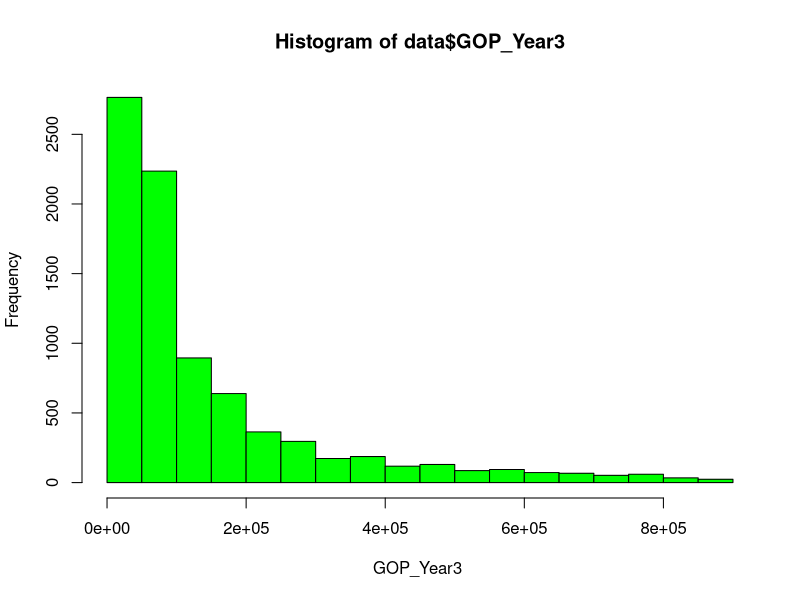

Generate this figure with R:

library("openxlsx")
library("ggplot2")
library("dplyr")
library("combinat")  
setwd("C://Users//Sudeshna Kundu")
print(getwd())
data<-read.csv("SA1_Group_1.csv")

#==================================== Confidence Interval ========================================

print(mean(data$GOP_Year3))
print(sd(data$GOP_Year3))

# Since Standard deviation is greater than mean and,
# Also, from the Histogram we can say the data is highly right-skewed
# Removing the out-lier, Any GOP_Year3 which is blank or is not an outlier, we are removing the outliers by IQR. 
# Within this range of data Stand deviation is lesser than mean, and distribution is not skewed much.

Q3 = quantile(data$GOP_Year3, prob=0.75)
Q1 = quantile(data$GOP_Year3, prob=0.25)
IQR = Q3-Q1
LL = Q1-1.5*IQR
UL = Q3+1.5*IQR
data<-data[!is.na(data$GOP_Year3) & data$GOP_Year3!=0 & (data$GOP_Year3>=LL & data$GOP_Year3<=UL),]
hist(data$GOP_Year3, xlab = "GOP_Year3 ",
     col = "green", border = "black")
print(mean(data$GOP_Year3))
print(sd(data$GOP_Year3))
print(nrow(data))

error = qt(0.975,df=nrow(data)-1)*sd(data$GOP_Year3)/sqrt(nrow(data))

LL_CI_GOP = mean(data$GOP_Year3)-error
print(LL_CI_GOP)

UL_CI_GOP = mean(data$GOP_Year3)+error
print(UL_CI_GOP)


#==================================== Defining Performance Measures ==============================

# The two different performance measures are :
# 1. Asset Allocation Ratio = (GOP_Yr1 + GOP_Yr2 + GOP_Yr3)/NET_Yr3
# 2. Productivity = GOP_Yr3 / Total employees

data$AR <- (data$GOP_Year1 + data$GOP_Year2 + data$GOP_Year3)/data$NET_Year3
data$AR[data$NET_Year3 == 0] <- 0
data$AR[is.na(data$AR)] <- 0


data$Productivity <- data$GOP_Year3/data$EMP_TOTAL
data$Productivity[data$EMP_TOTAL == 0] <- 0
data$Productivity[is.na(data$Productivity)] <- 0


#=========================== 99% Confidence Interval for Measures ================================

LL_CI_AR = mean(data$AR)-qnorm(0.005, lower.tail=FALSE)*sd(data$AR)/sqrt(nrow(data))
print(LL_CI_AR)
UL_CI_AR = mean(data$AR)+qnorm(0.005, lower.tail=FALSE)*sd(data$AR)/sqrt(nrow(data))
print(UL_CI_AR)


LL_CI_Productivity = mean(data$Productivity)-qnorm(0.005, lower.tail=FALSE)*sd(data$Productivity)/sqrt(nrow(data))
print(LL_CI_Productivity)
UL_CI_Productivity = mean(data$Productivity)+qnorm(0.005, lower.tail=FALSE)*sd(data$Productivity)/sqrt(nrow(data))
print(UL_CI_Productivity)


#============================ SSSBE Unit Performance ==============================================

Probability_SSSBE = nrow(data[data$UNIT_TYPE == 1,])/nrow(data)
print(Probability_SSSBE)

Avg_AR = mean(data$AR)
print(Avg_AR)

Probability_GoodPerformance = nrow(data[data$AR>Avg_AR,])/nrow(data)
print(Probability_GoodPerformance)

Prob_SSSBE_Good = nrow(data[data$AR>Avg_AR & data$UNIT_TYPE == 1,]) / nrow(data)
print(Prob_SSSBE_Good)
if (Prob_SSSBE_Good > Probability_GoodPerformance)
{
  print("SSSBE units have a higher probability of being good in performance.")
}else
{
 print("The difference in performance between SSSBE and non-SSSBE units in Unclear") 
}


#============================== One-Sided Hypothesis Test ===========================================

null_hypothesis = "The population average of VOE_Year3 is 87,300."
alternate_hypothesis = "The population average of VOE_Year3 is less than 87,300."

t.test(data$VOE_Year3, mu=87300, alternative = 'less')

#p-value is 2.2e-16, less than 0.05, therefore we do reject the null hypothesis
print(alternate_hypothesis)
print(mean(data$VOE_Year3))
